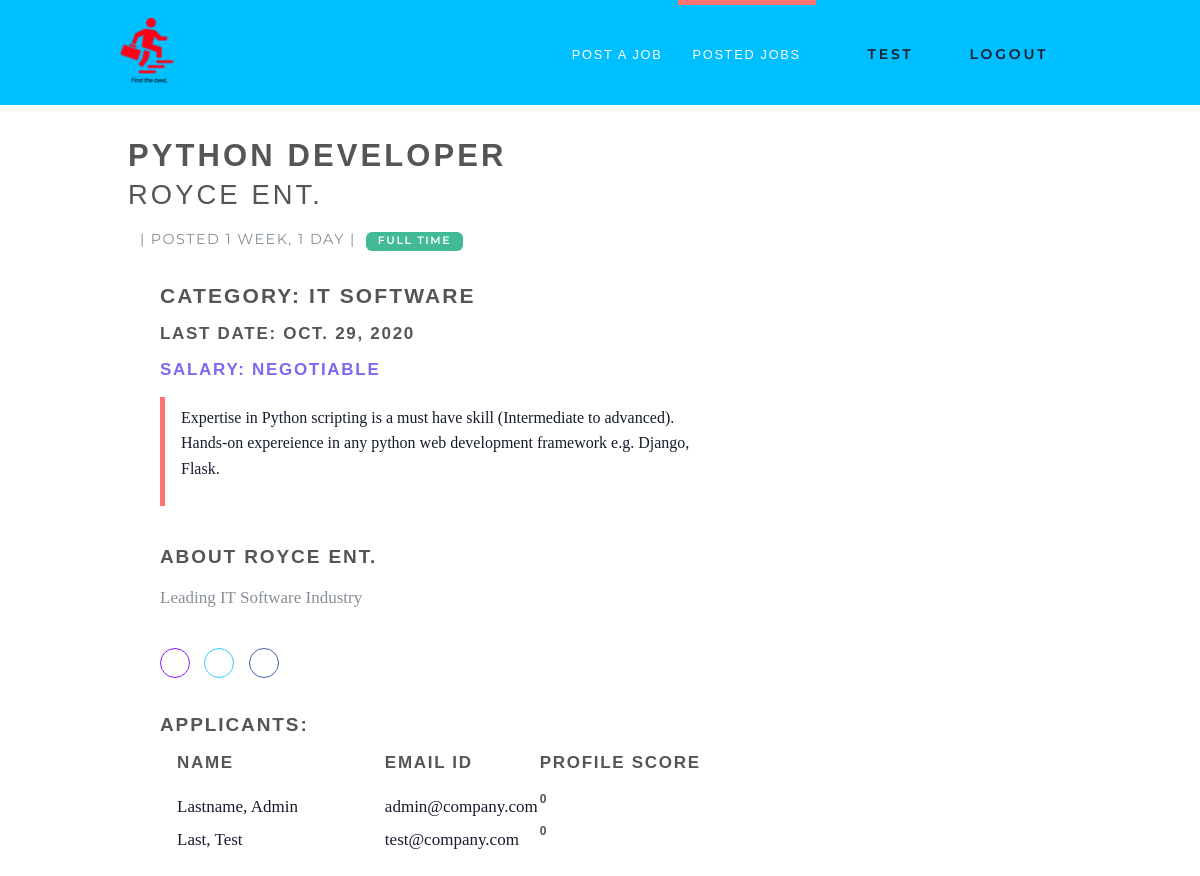
Page /jobs/3/ (signed in) on the committed database.
### accounts/models.py (models this page shows, shortened)
class User(AbstractUser):
    username = None
    first_name = models.CharField(max_length=20)
    last_name = models.CharField(max_length=20)
    is_employee = models.BooleanField(default=False)
    is_employer = models.BooleanField(default=False)
    user_gender = models.CharField(max_length=10, choices=GENDER_CHOICES, blank=True, null=True)
    user_link = models.CharField(max_length=200, default="")
    user_skills = models.TextField(null=True, default="")
    email = models.EmailField(unique=True, blank=False,
                              error_messages={
                                  'unique': "A profile user with same email already exists in application.",
                              })
    company_name = models.CharField(max_length=20, default="")
    company_address = models.CharField(max_length=30, default="")
    USERNAME_FIELD = "email"
    REQUIRED_FIELDS = []
    objects = UserManagement()

### jobs/models.py (models this page shows, shortened)
class Job(models.Model):
    user = models.ForeignKey(User, on_delete=models.CASCADE)
    job_title = models.CharField(max_length=200)
    job_description = models.TextField()
    job_location = models.CharField(max_length=200)
    type = models.CharField(choices=JOB_TYPE, max_length=20)
    job_category = models.CharField(max_length=100)
    last_date = models.DateTimeField()
    company_name = models.CharField(max_length=100)
    company_description = models.CharField(max_length=300)
    job_website = models.CharField(max_length=200, default="")
    created_at = models.DateTimeField(default=timezone.now)
    filled = models.BooleanField(default=False)
    job_salary = models.BigIntegerField(default=0, blank=True)

class Applicant(models.Model):
    user = models.ForeignKey(User, on_delete=models.CASCADE)
    job = models.ForeignKey(Job, on_delete=models.CASCADE, related_name='job_applicants')
    created_at = models.DateTimeField(default=timezone.now)
    score =  models.IntegerField(default=0, blank=True, null=True)
    class Meta:
        unique_together = ['user', 'job']

### jobs/views/employer/views.py (the view)
# urls.py: path('jobs/<int:job_id>/',JobDetailsView.as_view(), name='job-details'),
class JobDetailsView(LoginRequiredMixin, DetailView):
    model = Applicant
    def get(self, request, job_id):
        context = []
        job = Job.objects.filter(id=job_id).first()
        apps = list(self.model.objects.filter(job=job_id))
        return render(request, 'jobs/details.html', {'apps':apps, 'job':job, 'applied_active':'active','posted_active':'active'})

### templates/jobs/details.html (shortened to what this page needs)
{% extends 'base.html' %}
{% load static %}
{% load is_already_applied %}
{% block content %}
<div class="row mt-6">
    <div class="col-12 col-md-6 align-self-stretch d-none d-md-block">
        <h2 class="ml-12" style="font-color:blue">{{ job.job_title }}<br>
            <small class="mr-4">{{ job.company_name }}</small>
        </h2>
        <div class="job-detail-description"><i class="fa fa-map-marker job__location"> </i>
            {{ job.location }} | Posted {{ job.created_at|timesince }} |
            {% if job.type == '1' %}
            <span class="badge featured-badge badge-success">Full time</span>
            {% elif job.type == '2' %}
            <span class="badge featured-badge badge-primary">Part time</span>
            {% else %}
            <span style="color: #ffffff;" class="badge featured-badge badge-warning">Internship</span>
            {% endif %}
        </div>
    </div>
</div>
<div class="row">
    <div class="col-12 col-md-6 ml-13 mt-6">
        <h3>Category: {{ job.job_category }}</h3>
        <h5>Last date: {{ job.last_date|date }}</h5>
        <h5 class="text-info">Salary: {% if job.salary > 0 %} {{ job.salary }}/Monthly {% else %} Negotiable {% endif %} </h5>
        <blockquote class="blockquote">
            <p style="font-size:16px">{{ job.job_description }}</p>
        </blockquote>
    </div>
</div>
<div class="row">
    <div class="col-12 col-md-8 ml-13 mt-5">
        <h4>About <b>{{ job.company_name }}</b></h4>
        <p class="job-detail__company-description">{{ job.company_description }}</p>
        <p class="job-detail__social social social--outline">
            <a href="{{ job.website }}" data-toggle="tooltip" data-placement="top" title="Website"
               class="link">
                <i class="fa fa-link"></i>
            </a>
            <a href="#" data-toggle="tooltip" data-placement="top" title="Twitter" class="twitter">
                <i class="fa fa-twitter"></i>
            </a>
            <a href="#" data-toggle="tooltip" data-placement="top" title="Facebook" class="facebook">
                <i class="fa fa-facebook"></i>
            </a>
        </p>
        {% if request.user.is_authenticated %}
        {% if request.user.is_employee %}
        <div class="job-detail__apply-bottom mb-6">
            {% if request.user.is_authenticated %}
            {% is_already_applied job request.user as is_applied %}
            {% if is_applied %}
            <input type="button" class="btn btn-outline-white-primary" value="Already applied"/>
            {% else %}
            <form action="{% url 'jobs:apply-job' job.id %}" method="post">
                {% csrf_token %}
                <input type="hidden" name="job" value="{{ job.id }}">
                <input type="submit" class="btn btn-outline-white-primary"
                       value="Apply for this job"/>
            </form>
            {% endif %}
            {% else %}
            <form action="{% url 'jobs:apply-job' job.id %}" method="post">
                {% csrf_token %}
                <input type="hidden" name="job" value="{{ job.id }}">
                <input type="submit" class="btn btn-outline-white-primary"
                       value="Apply for this job"/>
            </form>
            {% endif %}
        </div>
        {%else%}
        <h4>Applicants:</h4>
        <table class="ml-4 mb-8">
            <tr>
                <td style="padding-right:150px"><h5>Name</h5></td>
                <td><h5>Email ID</h5></td>
                <td><h5>Profile Score</h5></td>
            </tr>
            {%for app in apps%}
            <tr>
                <td>{{app.user.last_name}}, {{app.user.first_name}}</td>
                <td>{{app.user.email}}</td>
                <td><h6 style="align:center">{{app.score}}</h6></td>
            </tr>
            {%endfor%}
        </table>
        {%endif%}
        {%endif%}
    </div>
</div>
</div>
{% endblock %}

### templates/base.html (shortened to what this page needs)
{% load static %}
<!DOCTYPE html>
<html>
<head>
    <link rel="stylesheet"
          href="{% static 'vendor/bootstrap/css/bootstrap.min.css' %}">
    <link rel="stylesheet"
          href="{% static 'vendor/font-awesome/css/font-awesome.min.css' %}">
    <link rel="stylesheet"
          href="{% static 'vendor/owl.carousel/assets/owl.carousel.css' %}">
    <link rel="stylesheet"
          href="{% static 'vendor/owl.carousel/assets/owl.theme.default.css' %}">
    <link rel="stylesheet" href="{% static 'css/style.default.css' %}"
          id="theme-stylesheet">
    <link rel="stylesheet" href="{% static 'css/theme.min.css' %}">
    <link rel="stylesheet" href="{% static 'css/custom.css' %}">
</head>
<body>
<header class="header">
    <nav class="navbar navbar-expand-lg">
        <div class="container">
            <a href="/" class="navbar-brand">
                <img src="{% static 'img/jobhub.png' %}" alt="logo" class="d-none d-lg-block img-logo">
            </a>
            <div id="navbarSupportedContent" class="collapse navbar-collapse">
                <ul class="navbar-nav ml-auto">
                    {% if request.user.is_authenticated %}
                        {% if request.user.is_employer %}
                            <li class="nav-item {{post_active}}">
                                <a href="{%url 'jobs:post-job'%}" class="nav-link">Post a Job<span class="sr-only">(current)</span></a>
                            </li>
                            <li class="nav-item {{posted_active}}">
                                <a href="{%url 'jobs:posted-jobs'%}" class="nav-link">Posted Jobs<span class="sr-only">(current)</span></a>
                            </li>
                        {% endif %}
                        <li class="nav-item" style="color: #fff">
                            <a href="#" class="btn navbar-btn  mb-5 mb-lg-0">
                                    <i class="fa fa-user"></i>{{ request.user.first_name }}
                            </a>
                        </li>
                        <li class="nav-item" style="color: #fff">
                             <a href="{% url 'accounts:logout' %}" class="btn navbar-btn  mb-5 mb-lg-0">Logout<i class="fa fa-sign-out"></i></a>
                        </li>
                    {% endif %}
                </ul>
            </div>
        </div>
    </nav>
</header>
<div>
    {% block content %} {% endblock %}
</body>
</html>

### static/css/style.default.css (style rules this page uses)
html { height:100% }
body { height:100% }
header { z-index:1000 }
a,button { -webkit-transition:all .2s ease-out;transition:all .2s ease-out }
a i.fa,button i.fa { margin:0 5px }
.badge { text-transform:uppercase;font-weight:300;font-family:"Montserrat",Helvetica,Arial,sans-serif;font-size:0.65rem;padding:5px }
.header { width:100% }
.navbar { text-transform:uppercase;letter-spacing:0.1em;background:#746EA9;padding-top:0 !important;padding-bottom:0 !important }
.navbar a { font-family:"Montserrat",Helvetica,Arial,sans-serif }
.navbar ul.navbar-nav>li>a:not(.navbar-btn) { color:#fff;font-weight:300;font-family:"Montserrat",Helvetica,Arial,sans-serif;font-size:0.8rem }
@media (min-width: 992px) { .navbar ul.navbar-nav>li>a:not(.navbar-btn) { border-top:5px solid transparent;padding:40px 15px !important;color:#fff;font-weight:300 } }
@media (min-width: 992px) { .navbar ul.navbar-nav>li.active>a,.navbar ul.navbar-nav>li.show>a { text-decoration:none !important;border-top-color:#ff7473;color:#ff7473 } }
@media (min-width: 992px) { .navbar ul.navbar-nav>li>a.navbar-btn { margin:32px 15px !important;-webkit-transform:translateY(4px);transform:translateY(4px) } }
.featured-badge { font-weight:300;border-radius:3px;margin-left:5px;padding:5px;letter-spacing:0.1rem }
.job__location { margin-right:5px;color:#868e96 }
.job-detail-description { text-align:center;text-transform:uppercase;letter-spacing:0.1em;font-family:"Montserrat",Helvetica,Arial,sans-serif;color:#868e96;font-size:0.9rem }
.job-detail__company-description { color:#868e96 }
.job-detail__social { text-align:left !important;padding:20px 0 }
.social--outline a { width:30px;height:30px;line-height:30px;border-radius:50%;border:1px solid #ff7473;text-align:center;padding:0;display:inline-block;margin-right:10px }
.social--outline a.link { color:#871AFF;border-color:#871AFF }
.social--outline a.twitter { color:#3cf;border-color:#3cf }
.social--outline a.facebook { color:#4460ae;border-color:#4460ae }
.navbar { padding:.5rem 1rem }
.navbar-brand { display:inline-block;padding-top:.33594rem;padding-bottom:.33594rem;margin-right:1rem;font-size:1.09375rem }
.btn { font-weight:700;font-family:"Montserrat",Helvetica,Arial,sans-serif;border:1px solid transparent;text-transform:uppercase;letter-spacing:0.2em;padding:.375rem .75rem;font-size:.875rem;line-height:1.5;border-radius:0;-webkit-transition:background-color 0.15s ease-in-out,border-color 0.15s ease-in-out,-webkit-box-shadow 0.15s ease-in-out;transition:background-color 0.15s ease-in-out,border-color 0.15s ease-in-out,-webkit-box-shadow 0.15s ease-in-out;transition:background-color 0.15s ease-in-out,border-color 0.15s ease-in-out,box-shadow 0.15s ease-in-out;transition:background-color 0.15s ease-in-out,border-color 0.15s ease-in-out,box-shadow 0.15s ease-in-out,-webkit-box-shadow 0.15s ease-in-out }
body { font-family:"Roboto",Helvetica,Arial,sans-serif;font-size:.875rem;font-weight:400;line-height:1.5;color:#555;background-color:#fff }
a { color:#ff7473;text-decoration:none }
h1,h2,h3,h4,h5,h6,.h1,.h2,.h3,.h4,.box-simple h3,.box-image .name h3,.box-image-text .top .name h3,.box-image-text .top .name h4,.h5,.h6 { margin-bottom:1rem;font-family:"Montserrat",Helvetica,Arial,sans-serif;font-weight:700;line-height:1.2;color:#555;text-transform:uppercase;letter-spacing:0.1em }
h2,.h2 { font-size:1.88125rem }
h3,.h3 { font-size:1.4875rem }
h4,.h4,.box-simple h3,.box-image .name h3,.box-image-text .top .name h3,.box-image-text .top .name h4 { font-size:1.0675rem }
h5,.h5 { font-size:.875rem }
h6,.h6 { font-size:.74375rem }
small,.small { font-size:80%;font-weight:400 }
.blockquote { padding:.5rem 1rem;margin-bottom:2rem;font-size:.9rem;border-left:5px solid #ff7473 }
.text-info { color:#17a2b8 !important }
.badge-success { color:color-yiq(#5cb85c);background-color:#5cb85c }

### rows in the picture
User: user.first_name "TEST"
Job: job_title "PYTHON DEVELOPER", company_name "ROYCE ENT.", created_at "1 WEEK, 1 DAY", job_category "IT SOFTWARE", last_date "OCT. 29, 2020", job_description "Expertise in Python scripting is a must have skill (Intermediate to advanced). Hands-on expereience in any python web development framework e.g. Django, Flask.", company_description "Leading IT Software Industry"
Applicant: user.last_name "Lastname", user.first_name "Admin", user.email "admin@company.com", score "0"
Applicant: user.last_name "Last", user.first_name "Test", user.email "test@company.com", score "0"
